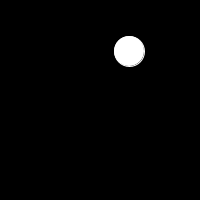
Frame 1 (no input)
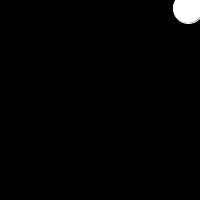
Frame 60 (the mouse pressed at the canvas centre just before this capture)
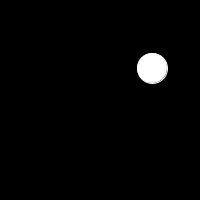
Frame 120 (the mouse held since frame 60 and released just before this capture)

The Processing sketch that drew these frames (run headless with seeded random() and noise(); from frame 60 on, the mouse is pressed at the canvas centre):

// Processing sketch: processing_82377
// ── processing_82377.pde

// Hannah Abdel, CP1 4-5, Bouncing Ball
Ball billy;
void setup()
{
  smooth();
  size(200,200);
  billy = new Ball();
}
void draw()
{
  background(0,0,0);
  billy.bounce();
  billy.show();
  billy.move();
 {
   
 }
}

class Ball
{ 
  boolean Up, Right;
  int x,y;
  Ball()
  {
    x = int(random(200));
    y = int (random(200));
    Up = true;
    Right = true;  
  } 
    void move()
  {
    if(Right == true)
    {
      x++;
    }
      else
      {
        x--;
      }
     if(Up == true)
     {
       y--;
     }
     else
     {
       y++;;
     }    
  }
  void bounce()
  {
    if(x>199)
    {
      Right = false;
    }
    else if (x < 1)
    {
      Right = true;
    }
    if (y < 1)
    {
      Up = false;
    }
    else if (y > 199)
    {
      Up = true;
    }   
  }
  void show()
  {
   
    stroke(255,255,255);
    ellipse(x,y,30,30);
  }

}

     
